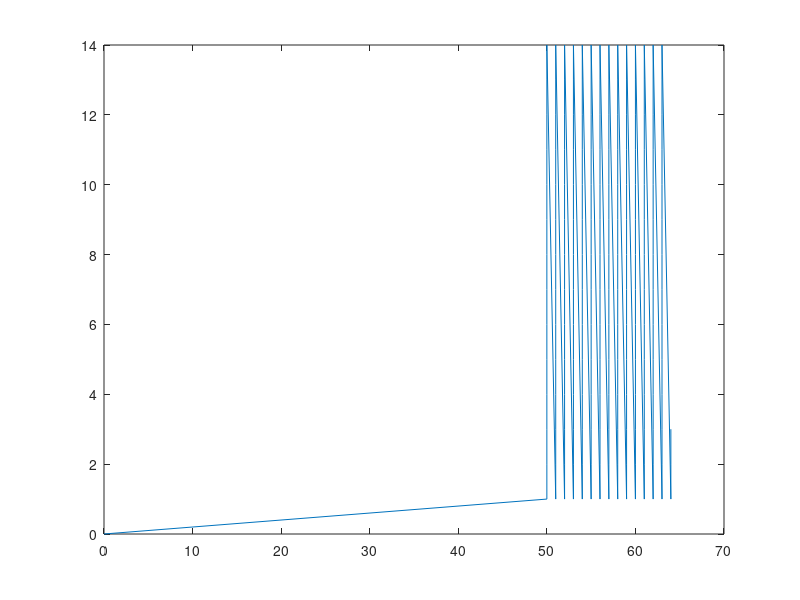

Reproduce this figure in MATLAB. (Note: this script raises an error after producing the figure.)
Array=csvread('thresholding_results.csv');
col1 = Array (1:200, 1);
col2 = Array(1:200,2);
col4 = Array(1:200, 15);
plot(col1,col2)
plot(col1,col2)

%surf(col1, col2, col4, 'edgecolor', 'none');

F = scatteredInterpolant(col1, col2, col4);

min_long = min(col1);
min_lat = min(col2);
max_long = max(col1);
max_lat = max(col2);

proj_long = linspace(min_long, max_long, 100);
proj_lat = linspace(min_lat, max_lat, 100);

[PROJ_LONG, PROJ_LAT] = ndgrid(proj_long, proj_lat);
PROJ_EE = F(PROJ_LONG, PROJ_LAT);

surf(PROJ_LONG, PROJ_LAT, PROJ_EE, 'edgecolor', 'none');